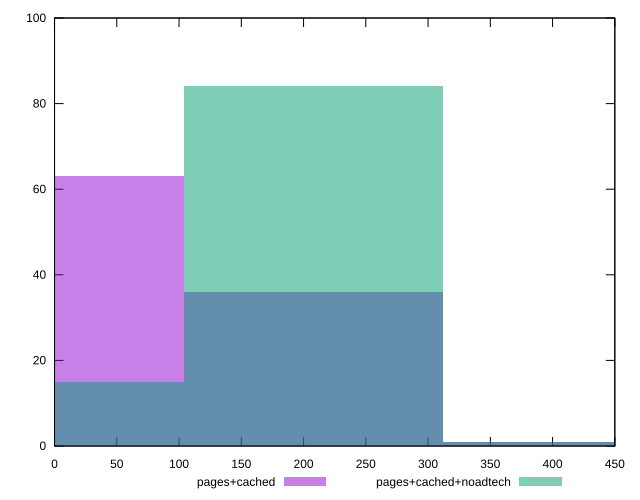

Reproduce this figure in gnuplot.
reset

$pagesCached <<EOF
416.1412988582261 1
208.07064942911305 36
0 63
EOF

$pagesCachedNoadtech <<EOF
208.07064942911305 84
0 15
416.1412988582261 1
EOF

set key outside below
set boxwidth 208.07064942911305
set xrange [0:450]
set yrange [0:100]
set trange [0:100]
set style fill transparent solid 0.5 noborder
set terminal svg size 640, 500 enhanced background rgb 'white'
set output "report_00019_2021-02-10T18-14-37.922Z//unused-css-rules/comparison/histogram/1_vs_2.svg"

plot $pagesCached title "pages+cached" with boxes, \
     $pagesCachedNoadtech title "pages+cached+noadtech" with boxes

reset
